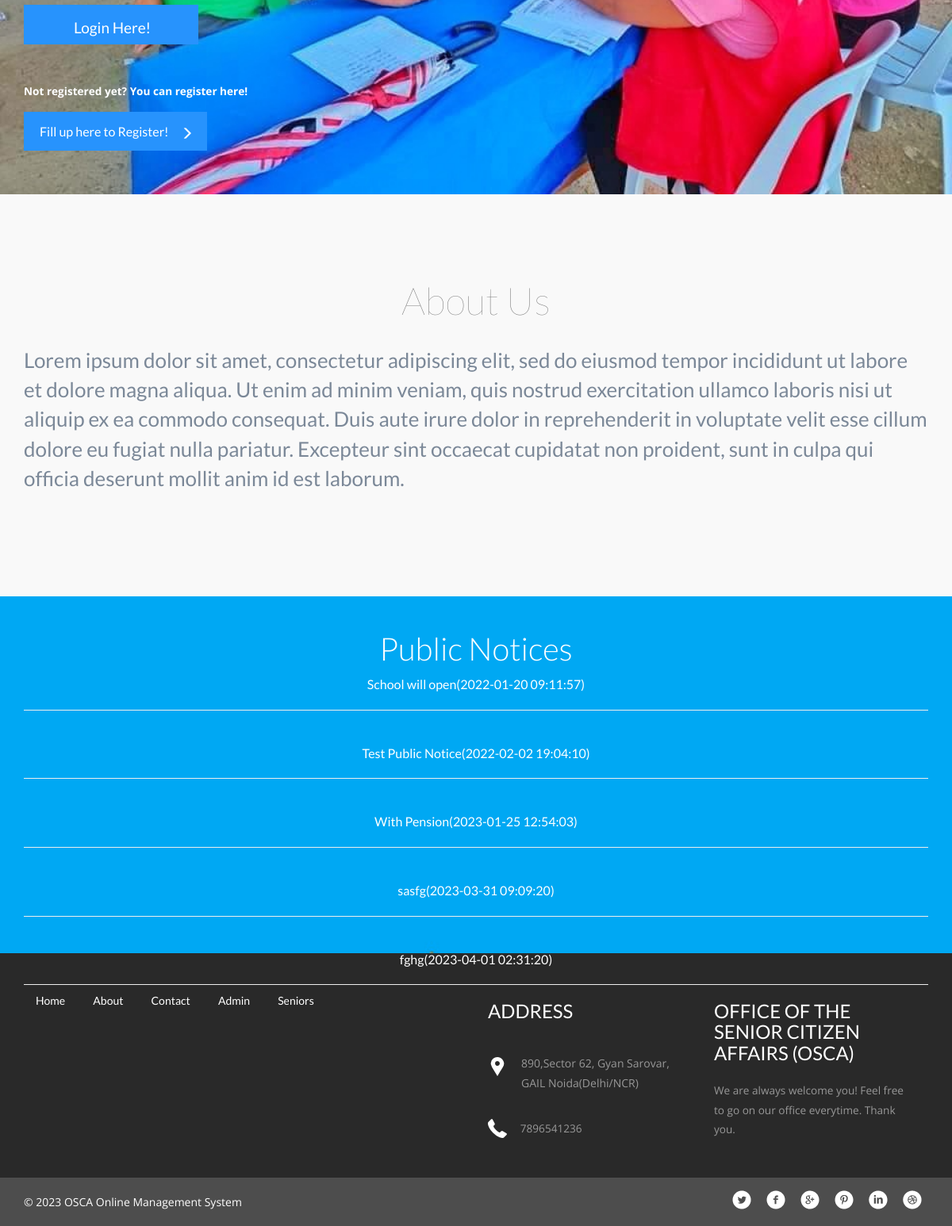
Before: / (lower part) with the older database file.
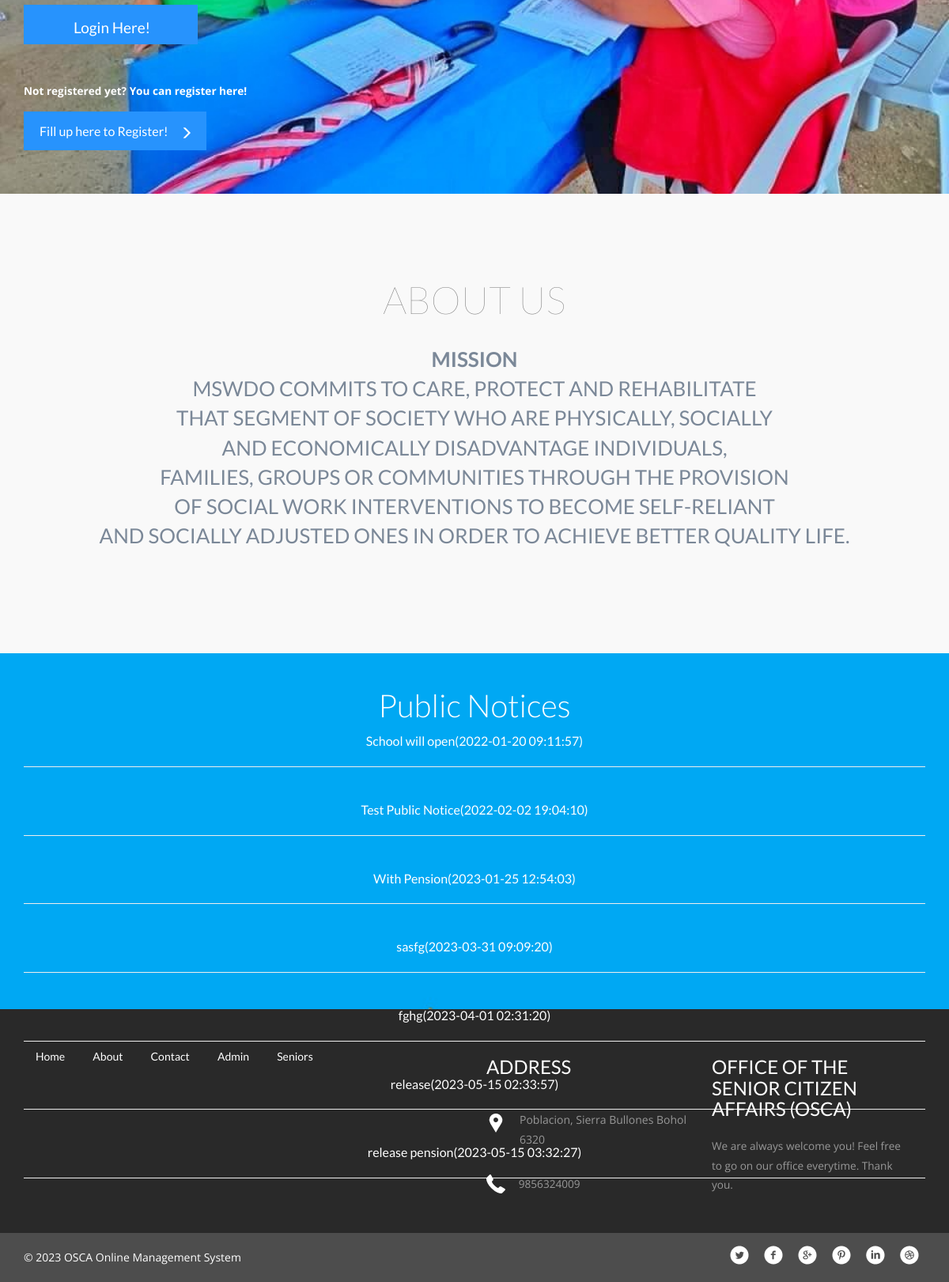
After: the same page with the newer database file.
### tables this page shows
CREATE TABLE `tblpage` (
  `ID` int(10) NOT NULL,
  `PageType` varchar(200) DEFAULT NULL,
  `PageTitle` mediumtext DEFAULT NULL,
  `PageDescription` mediumtext DEFAULT NULL,
  `Email` varchar(200) DEFAULT NULL,
  `MobileNumber` bigint(10) DEFAULT NULL,
  `UpdationDate` date DEFAULT NULL
);

CREATE TABLE `tblpublicnotice` (
  `ID` int(5) NOT NULL,
  `NoticeTitle` varchar(200) DEFAULT NULL,
  `NoticeMessage` mediumtext DEFAULT NULL,
  `CreationDate` timestamp NULL DEFAULT current_timestamp()
);

### index.php (the view, shortened to what this page needs)
<?php
include('includes/dbconnection.php');
?>
<!doctype html>
<html>
<head>
<link href="css/bootstrap.css" rel="stylesheet" type="text/css" media="all">
<link href="css/style.css" rel="stylesheet" type="text/css"/>
<link rel="stylesheet" type="text/css" href="css/default.css" />
<link rel="stylesheet" type="text/css" href="css/component.css" />
<link rel="stylesheet" href="css/style1.css" />
</head>
	<body>
<div class="bannerist">
  <div class="container">
<H10 style="text-shadow: 2px 4px 4px #E91E63;"><b>OFFICE OF THE SENIOR CITIZENS AFFAIRS (OSCA)</b></H10><br>
<div class="slider">
       <div class="callbacks_container">
        <ul class="rslides" id="slider">
         <li>
  <H17>Welcome Seniors!</H17><br>
  <H16>Already Registered? Login Here!</H16><br>
         <a href="user/login.php" button class="bttn"><span>Login Here!</span></a>
           <p style="color: #ffffff; font-weight: bold;">Not registered yet? You can register here!</p>
          <div class="readmore">
          <a href="user/online-registration-form.php">Fill up here to Register!<i class="glyphicon glyphicon-menu-right"> </i></a>
          </div>
         </li>
        </ul>
      </div>
    </div>
</div>
  </div>
<div class="welcome">
	<div class="container">
		<?php
$sql="SELECT * from tblpage where PageType='aboutus'";
$query = $dbh -> prepare($sql);
$query->execute();
$results=$query->fetchAll(PDO::FETCH_OBJ);
$cnt=1;
if($query->rowCount() > 0)
{
foreach($results as $row)
{               ?>
		<h2><?php  echo htmlentities($row->PageTitle);?></h2>
		<p><?php  echo ($row->PageDescription);?></p><?php $cnt=$cnt+1;}} ?>
	</div>
</div>
<div class="testimonials">
	<div class="container">
			<div class="testimonial-nfo">
        <h3>Public Notices</h3>
         <marquee  style="height:350px;" direction ="up" onmouseover="this.stop();" onmouseout="this.start();">
				<?php
$sql="SELECT * from tblpublicnotice";
$query = $dbh -> prepare($sql);
$query->execute();
$results=$query->fetchAll(PDO::FETCH_OBJ);
$cnt=1;
if($query->rowCount() > 0)
{
foreach($results as $row)
{               ?>
		<a href="view-public-notice.php?viewid=<?php echo htmlentities ($row->ID);?>" target="_blank" style="color:#fff;">
          <?php  echo htmlentities($row->NoticeTitle);?>(<?php  echo htmlentities($row->CreationDate);?>)</a>
          <hr /><br />
			<?php $cnt=$cnt+1;}} ?>
	</marquee></div>
	</div>
</div>
<?php include_once('includes/footer.php');?>
	</body>
</html>

### includes/footer.php (shortened to what this page needs)
<div class="footer">
    <div class="container">
      <div class="col-md-6 footer-left">
        <ul>
          <li><a href="index.php">Home</a></li>
          <li><a href="about.php">About</a></li>
          <li><a href="contact.php">Contact</a></li>
          <li><a href="admin/login.php">Admin</a></li>
          <li><a href="user/login.php">Seniors</a></li>
        </ul>
      </div>
      <div class="col-md-3 footer-middle">
        <?php
$sql="SELECT * from tblpage where PageType='contactus'";
$query = $dbh -> prepare($sql);
$query->execute();
$results=$query->fetchAll(PDO::FETCH_OBJ);
$cnt=1;
if($query->rowCount() > 0)
{
foreach($results as $row)
{               ?>
        <h3>Address</h3>
        <div class="address">
          <p><?php  echo htmlentities($row->PageDescription);?>
          </p>
        </div>
        <div class="phone">
          <p><?php  echo htmlentities($row->MobileNumber);?></p>
        </div>
      <?php $cnt=$cnt+1;}} ?></div>
      <div class="col-md-3 footer-right">
        <h3>Office of the Senior Citizen Affairs (OSCA)</h3>
        <p>We are always welcome you! Feel free to go on our office everytime. Thank you.</p>
      </div>
      <div class="clearfix"> </div>
    </div>
  </div>
<div class="copyright">
    <div class="container">
      <div class="copyright-left">
      <p>© <?php echo date('Y');?> OSCA Online Management System </p>
      </div>
      <div class="copyright-right">
        <ul>
          <li><a href="#" class="twitter"> </a></li>
          <li><a href="#" class="twitter facebook"> </a></li>
          <li><a href="#" class="twitter chrome"> </a></li>
          <li><a href="#" class="twitter pinterest"> </a></li>
          <li><a href="#" class="twitter linkedin"> </a></li>
          <li><a href="#" class="twitter dribbble"> </a></li>
        </ul>
      </div>
      <div class="clearfix"> </div>
    </div>
  </div>

Changed rows visible on the page:
changed tblpage: PageTitle "About Us" → "ABOUT US"; PageDescription "Lorem ipsum dolor sit amet, consectetur adipiscing elit, sed do eiusmod tempor incididunt ut labore et dolore magna aliqua. Ut enim ad minim veniam, quis nostrud exercitation ullamco laboris nisi ut aliquip ex ea commodo consequat. Duis aute irure dolor in reprehenderit in voluptate velit esse cillum dolore eu fugiat nulla pariatur. Excepteur sint occaecat cupidatat non proident, sunt in culpa qui officia deserunt mollit anim id est laborum." → "MISSION MSWDO COMMITS TO CARE, PROTECT AND REHABILITATE THAT SEGMENT OF SOCIETY WHO ARE PHYSICALLY, SOCIALLY AND ECONOMICALLY DISADVANTAGE INDIVIDUALS, FAMILIES, GROUPS OR COMMUNITIES THROUGH THE PROVISION OF SOCIAL WORK INTERVENTIONS TO BECOME SELF-RELIANT AND SOCIALLY ADJUSTED ONES IN ORDER TO ACHIEVE BETTER QUALITY LIFE."
added tblpublicnotice: NoticeTitle "release", CreationDate "2023-05-15 02:33:57"
added tblpublicnotice: NoticeTitle "release pension", CreationDate "2023-05-15 03:32:27"
changed tblpage: PageDescription "890,Sector 62, Gyan Sarovar, GAIL Noida(Delhi/NCR)" → "Poblacion, Sierra Bullones Bohol 6320"; MobileNumber "7896541236" → "9856324009"
